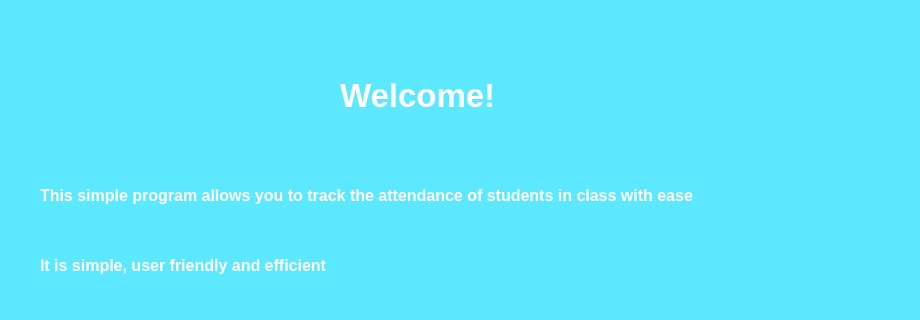
           <widget class="QWidget" name="page">
            <property name="styleSheet">
             <string notr="true">background-color: #5ce9ff;
color: white;
font-weight: bold;</string>
            </property>
            <widget class="QLabel" name="label_7">
             <property name="geometry">
              <rect>
               <x>340</x>
               <y>60</y>
               <width>231</width>
               <height>71</height>
              </rect>
             </property>
             <property name="font">
              <font>
               <pointsize>25</pointsize>
               <weight>75</weight>
               <bold>true</bold>
              </font>
             </property>
             <property name="text">
              <string>Welcome!</string>
             </property>
            </widget>
            <widget class="QLabel" name="label_18">
             <property name="geometry">
              <rect>
               <x>40</x>
               <y>160</y>
               <width>871</width>
               <height>71</height>
              </rect>
             </property>
             <property name="font">
              <font>
               <pointsize>12</pointsize>
               <weight>75</weight>
               <bold>true</bold>
              </font>
             </property>
             <property name="text">
              <string>This simple program allows you to track the attendance of students in class with ease</string>
             </property>
            </widget>
            <widget class="QLabel" name="label_26">
             <property name="geometry">
              <rect>
               <x>40</x>
               <y>220</y>
               <width>871</width>
               <height>91</height>
              </rect>
             </property>
             <property name="font">
              <font>
               <pointsize>12</pointsize>
               <weight>75</weight>
               <bold>true</bold>
              </font>
             </property>
             <property name="text">
              <string>It is simple, user friendly and efficient</string>
             </property>
            </widget>
           </widget>
